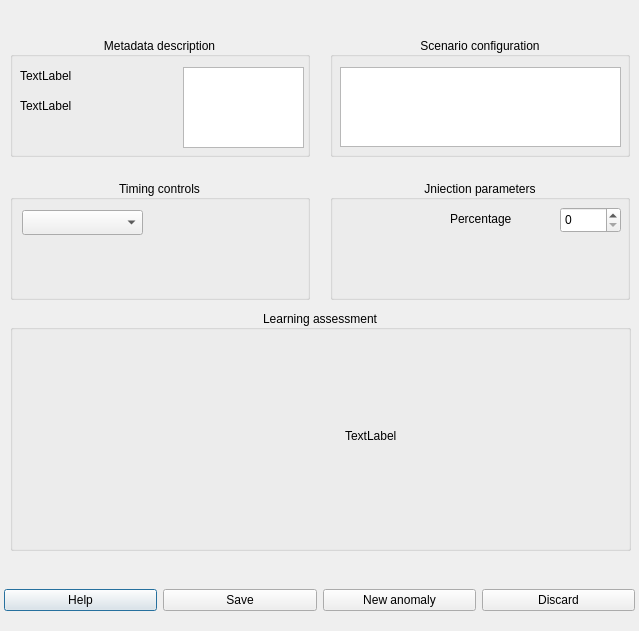
<?xml version="1.0" encoding="UTF-8"?>
<ui version="4.0">
 <class>Dialog</class>
 <widget class="QDialog" name="Dialog">
  <property name="geometry">
   <rect>
    <x>0</x>
    <y>0</y>
    <width>639</width>
    <height>631</height>
   </rect>
  </property>
  <property name="windowTitle">
   <string>ION-Sim Editing ANOMALY event</string>
  </property>
  <widget class="QWidget" name="horizontalLayoutWidget">
   <property name="geometry">
    <rect>
     <x>4</x>
     <y>580</y>
     <width>631</width>
     <height>41</height>
    </rect>
   </property>
   <layout class="QHBoxLayout" name="horizontalLayout">
    <item>
     <widget class="QPushButton" name="pushButton_4">
      <property name="text">
       <string>Help</string>
      </property>
     </widget>
    </item>
    <item>
     <widget class="QPushButton" name="pushButton_3">
      <property name="text">
       <string>Save</string>
      </property>
     </widget>
    </item>
    <item>
     <widget class="QPushButton" name="pushButton_2">
      <property name="text">
       <string>New anomaly</string>
      </property>
     </widget>
    </item>
    <item>
     <widget class="QPushButton" name="pushButton">
      <property name="text">
       <string>Discard</string>
      </property>
     </widget>
    </item>
   </layout>
  </widget>
  <widget class="QGroupBox" name="groupBox">
   <property name="geometry">
    <rect>
     <x>10</x>
     <y>37</y>
     <width>300</width>
     <height>120</height>
    </rect>
   </property>
   <property name="title">
    <string>Metadata description</string>
   </property>
   <property name="alignment">
    <set>Qt::AlignCenter</set>
   </property>
   <widget class="QLabel" name="txt_label_id">
    <property name="geometry">
     <rect>
      <x>10</x>
      <y>30</y>
      <width>111</width>
      <height>17</height>
     </rect>
    </property>
    <property name="text">
     <string>TextLabel</string>
    </property>
   </widget>
   <widget class="QLabel" name="txt_json_id">
    <property name="geometry">
     <rect>
      <x>10</x>
      <y>60</y>
      <width>111</width>
      <height>17</height>
     </rect>
    </property>
    <property name="text">
     <string>TextLabel</string>
    </property>
   </widget>
   <widget class="QTextEdit" name="txt_descrizione">
    <property name="geometry">
     <rect>
      <x>173</x>
      <y>30</y>
      <width>121</width>
      <height>81</height>
     </rect>
    </property>
   </widget>
  </widget>
  <widget class="QGroupBox" name="groupBox_2">
   <property name="geometry">
    <rect>
     <x>330</x>
     <y>37</y>
     <width>300</width>
     <height>120</height>
    </rect>
   </property>
   <property name="title">
    <string>Scenario configuration</string>
   </property>
   <property name="alignment">
    <set>Qt::AlignCenter</set>
   </property>
   <widget class="QWidget" name="verticalLayoutWidget_2">
    <property name="geometry">
     <rect>
      <x>10</x>
      <y>30</y>
      <width>281</width>
      <height>80</height>
     </rect>
    </property>
    <layout class="QVBoxLayout" name="verticalLayout_2">
     <item>
      <widget class="QTextEdit" name="txt_descrizione_2"/>
     </item>
    </layout>
   </widget>
  </widget>
  <widget class="QGroupBox" name="groupBox_5">
   <property name="geometry">
    <rect>
     <x>10</x>
     <y>310</y>
     <width>621</width>
     <height>241</height>
    </rect>
   </property>
   <property name="title">
    <string>Learning assessment</string>
   </property>
   <property name="alignment">
    <set>Qt::AlignCenter</set>
   </property>
   <widget class="QWidget" name="verticalLayoutWidget">
    <property name="geometry">
     <rect>
      <x>10</x>
      <y>30</y>
      <width>291</width>
      <height>201</height>
     </rect>
    </property>
    <layout class="QVBoxLayout" name="verticalLayout"/>
   </widget>
   <widget class="QLabel" name="txt_json_raw">
    <property name="geometry">
     <rect>
      <x>335</x>
      <y>30</y>
      <width>231</width>
      <height>191</height>
     </rect>
    </property>
    <property name="text">
     <string>TextLabel</string>
    </property>
   </widget>
  </widget>
  <widget class="QGroupBox" name="groupBox_3">
   <property name="geometry">
    <rect>
     <x>10</x>
     <y>180</y>
     <width>300</width>
     <height>120</height>
    </rect>
   </property>
   <property name="title">
    <string>Timing controls</string>
   </property>
   <property name="alignment">
    <set>Qt::AlignCenter</set>
   </property>
   <widget class="QComboBox" name="comboTrigger">
    <property name="geometry">
     <rect>
      <x>12</x>
      <y>30</y>
      <width>121</width>
      <height>25</height>
     </rect>
    </property>
   </widget>
  </widget>
  <widget class="QGroupBox" name="groupBox_4">
   <property name="geometry">
    <rect>
     <x>330</x>
     <y>180</y>
     <width>300</width>
     <height>120</height>
    </rect>
   </property>
   <property name="title">
    <string>Jniection parameters</string>
   </property>
   <property name="alignment">
    <set>Qt::AlignCenter</set>
   </property>
   <widget class="QSpinBox" name="spinPercentage">
    <property name="geometry">
     <rect>
      <x>230</x>
      <y>27</y>
      <width>61</width>
      <height>26</height>
     </rect>
    </property>
   </widget>
   <widget class="QLabel" name="label_3">
    <property name="geometry">
     <rect>
      <x>120</x>
      <y>30</y>
      <width>101</width>
      <height>17</height>
     </rect>
    </property>
    <property name="text">
     <string>Percentage</string>
    </property>
   </widget>
  </widget>
 </widget>
 <resources/>
 <connections/>
</ui>
